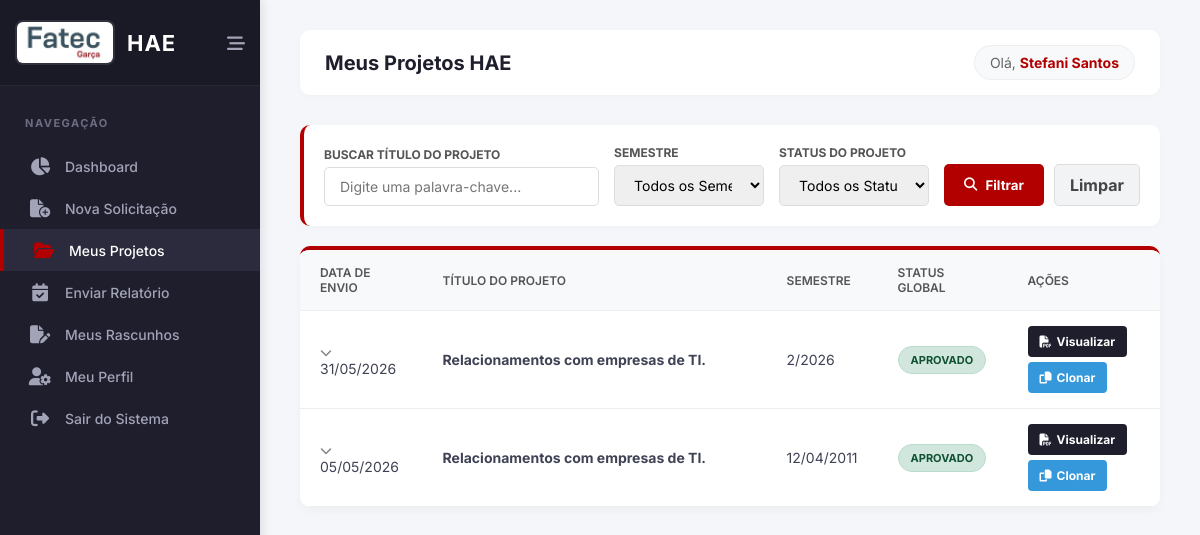
Page /meus_projetos.php (signed in) on the earlier database version.
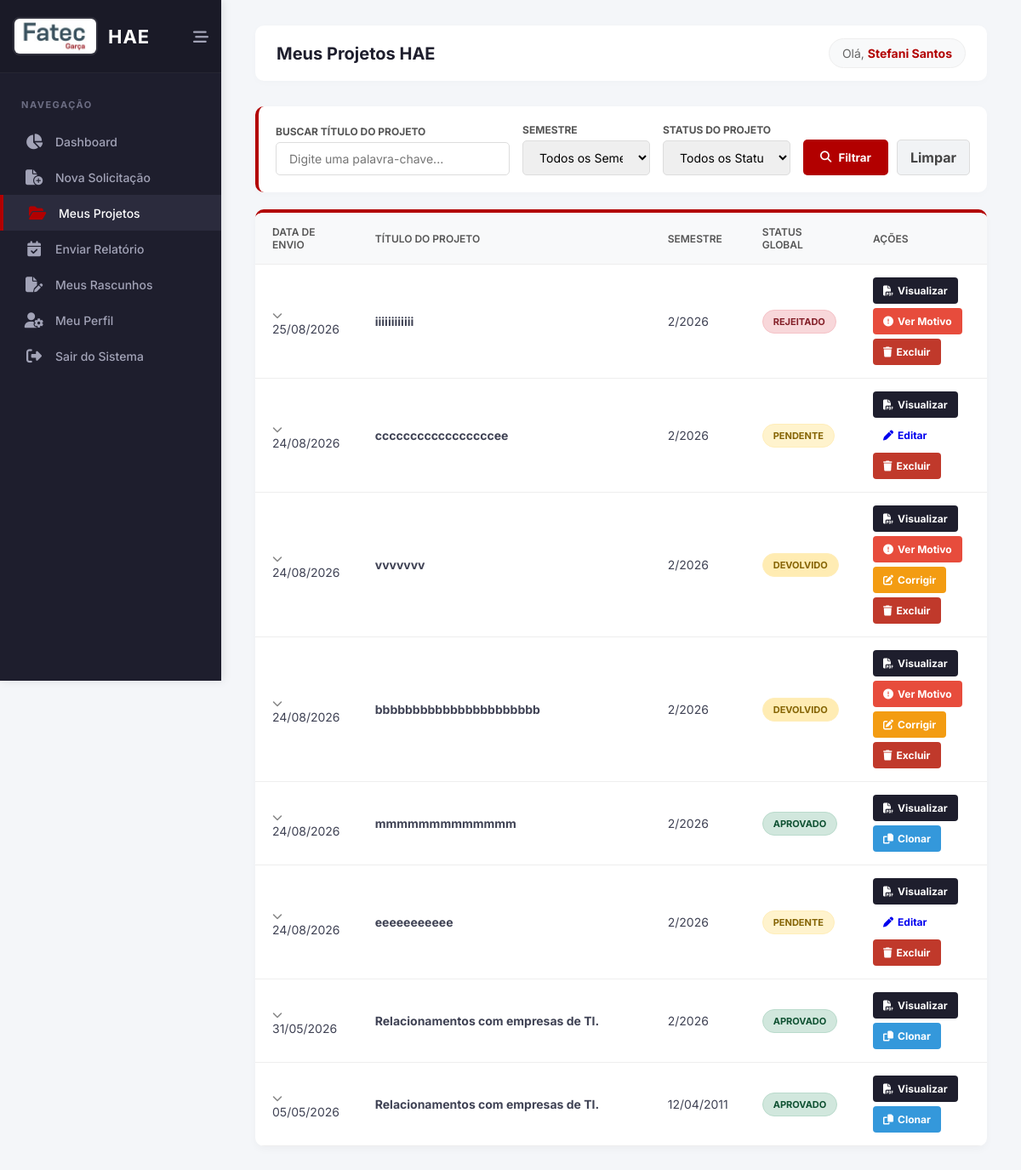
Same page on the later database version.
### tables this page shows
CREATE TABLE `solicitacoes_hae` (
  `id` int(11) NOT NULL,
  `professor_id` int(11) NOT NULL,
  `coordenador_alvo_id` int(11) DEFAULT NULL,
  `coordenador_indicado_id` int(11) DEFAULT NULL,
  `coordenador_id` int(11) DEFAULT NULL,
  `diretor_id` int(11) DEFAULT NULL,
  `parecer_coordenador` text DEFAULT NULL,
  `data_aprovacao_coordenador` date DEFAULT NULL,
  `data_parecer_coordenador` date DEFAULT NULL,
  `semestre` varchar(10) NOT NULL,
  `quantidade_horas` int(11) NOT NULL,
  `horas_aprovadas` int(11) DEFAULT NULL,
  `titulo_projeto` varchar(150) NOT NULL,
  `projeto_anterior` tinyint(1) DEFAULT 0,
  `nome_projeto_anterior` varchar(150) DEFAULT NULL,
  `objetivos_escola` text DEFAULT NULL,
  `horas_aula` int(11) NOT NULL,
  `horas_atividade` int(11) NOT NULL,
  `horas_especificas` int(11) NOT NULL,
  `total_semanal` int(11) NOT NULL,
  `total_mensal` int(11) NOT NULL,
  `categoria` varchar(255) NOT NULL,
  `justificativa` text NOT NULL,
  `objetivo` text NOT NULL,
  `metodologia` text NOT NULL,
  `envolvidos` text NOT NULL,
  `recursos_necessarios` set('Financeiro','Físico','Humano') NOT NULL,
  `detalhamento_recursos` text DEFAULT NULL,
  `cronograma` text NOT NULL,
  `resultados_esperados` text NOT NULL,
  `status_aprovacao` enum('Pendente','Aprovado','Rejeitado','Devolvido') DEFAULT 'Pendente',
  `status_coordenador` varchar(20) DEFAULT 'Pendente',
  `status_diretor` varchar(20) DEFAULT 'Pendente',
  `parecer_diretor` text DEFAULT NULL,
  `data_aprovacao_diretor` date DEFAULT NULL,
  `assinatura_coordenador` varchar(255) DEFAULT NULL,
  `assinatura_diretor` varchar(255) DEFAULT NULL,
  `data_criacao` timestamp NOT NULL DEFAULT current_timestamp()
);

### meus_projetos.php (the view, shortened to what this page needs)
<?php
require 'config/conexao.php';
$usuario_id = $_SESSION['usuario_id'];
$filtro_busca = isset($_GET['busca']) ? trim($_GET['busca']) : '';
$filtro_status = isset($_GET['status_filtro']) ? trim($_GET['status_filtro']) : 'Todos';
$where = ["professor_id = ?"];
$params = [$usuario_id];
$sql_proj = "SELECT * FROM solicitacoes_hae WHERE " . implode(" AND ", $where) . " ORDER BY data_criacao DESC";
$stmt_proj = $pdo->prepare($sql_proj);
$stmt_proj->execute($params);
$projetos_total = $stmt_proj->fetchAll(PDO::FETCH_ASSOC);
$limite_por_pagina = 10;
$pagina_atual_pag = isset($_GET['pagina']) ? (int) $_GET['pagina'] : 1;
$offset = ($pagina_atual_pag - 1) * $limite_por_pagina;
$projetos = array_slice($projetos_total, $offset, $limite_por_pagina);
?>
<!DOCTYPE html>
<html lang="pt-BR">
<head>
    <link rel="stylesheet" href="assets/css/painel.css">
    <link rel="stylesheet" href="https://cdnjs.cloudflare.com/ajax/libs/font-awesome/6.4.0/css/all.min.css">
</head>
<body>
    <aside class="sidebar" id="sidebar">
        <div class="sidebar-header">
            <a href="painel.php" class="brand">
                <img src="img/cps_fatecgarca_logo.jfif" alt="Logo Fatec">
                <h2 class="brand-text">HAE</h2>
            </a>
            <button class="collapse-btn" id="collapse-btn" title="Minimizar Menu"><i class="fa-solid fa-bars-staggered"></i></button>
        </div>
        <nav class="menu">
            <div class="menu-title">Navegação</div>
            <ul>
                <li><a href="painel.php"><i class="fa-solid fa-chart-pie"></i> <span class="menu-text">Dashboard</span></a></li>
                <li><a href="nova_solicitacao.php"><i class="fa-solid fa-file-circle-plus"></i> <span class="menu-text">Nova Solicitação</span></a></li>
                <li><a href="meus_projetos.php" class="active"><i class="fa-solid fa-folder-open"></i> <span class="menu-text">Meus Projetos</span></a></li>
                <li><a href="enviar_relatorio.php"><i class="fa-solid fa-calendar-check"></i> <span class="menu-text">Enviar Relatório</span></a></li>
                <li><a href="meus_rascunhos.php"><i class="fa-solid fa-file-pen"></i> <span class="menu-text">Meus Rascunhos</span></a></li>
                <li><a href="perfil.php"><i class="fa-solid fa-user-gear"></i> <span class="menu-text">Meu Perfil</span></a></li>
                <li><a href="logout.php" class="logout-link"><i class="fa-solid fa-right-from-bracket"></i> <span class="menu-text">Sair do Sistema</span></a></li>
            </ul>
        </nav>
    </aside>
    <main class="main-content">
        <header class="header">
            <div class="header-top">
                <h1>Meus Projetos HAE</h1>
            </div>
            <div class="user-info">Olá, <strong><?php echo htmlspecialchars($_SESSION['usuario_nome']); ?></strong></div>
        </header>
        <form method="GET" class="filter-bar">
            <div class="filter-group" style="flex: 2;">
                <label>Buscar Título do Projeto</label>
                <input type="text" name="busca" placeholder="Digite uma palavra-chave..." value="<?php echo htmlspecialchars($filtro_busca); ?>">
            </div>
            <div class="filter-group">
                <label>Semestre</label>
                <select name="semestre">
                    <option value="Todos">Todos os Semestres</option>
                </select>
            </div>
            <div class="filter-group">
                <label>Status do Projeto</label>
                <select name="status_filtro">
                    <option value="Todos" <?php echo $filtro_status == 'Todos' ? 'selected' : ''; ?>>Todos os Status</option>
                </select>
            </div>
            <div style="display: flex; gap: 10px;">
                <button type="submit" class="btn-filtrar"><i class="fa-solid fa-magnifying-glass"></i> Filtrar</button>
                <a href="meus_projetos.php" class="btn-limpar">Limpar</a>
            </div>
        </form>
        <div class="card-table">
            <div style="overflow-x: auto;">
                <table>
                    <thead>
                        <tr>
                            <th>Data de Envio</th>
                            <th style="width: 40%;">Título do Projeto</th>
                            <th>Semestre</th>
                            <th>Status Global</th>
                            <th>Ações</th>
                        </tr>
                    </thead>
                    <tbody>
                        <?php if (count($projetos) > 0): ?>
                                    <?php foreach ($projetos as $proj): ?>
                                                <?php
                                                $badge_class = 'badge-pendente';
                                                if ($proj['status_aprovacao'] == 'Aprovado') $badge_class = 'badge-aprovado';
                                                if ($proj['status_aprovacao'] == 'Rejeitado') $badge_class = 'badge-rejeitado';
                                                if ($proj['status_aprovacao'] == 'Devolvido') $badge_class = 'badge-devolvido';
                                                $motivo_recusa = "";
                                                if (in_array($proj['status_aprovacao'], ['Rejeitado', 'Devolvido'])) {
                                                    if ($proj['status_coordenador'] == 'Rejeitado' || $proj['status_coordenador'] == 'Devolvido')
                                                        $motivo_recusa = $proj['parecer_coordenador'];
                                                    else if ($proj['status_diretor'] == 'Rejeitado' || $proj['status_diretor'] == 'Devolvido')
                                                        $motivo_recusa = $proj['parecer_diretor'];
                                                }
                                                $titulo_exibicao = preg_replace('/\s*-\s*v\d+\.\d+\s*$/i', '', $proj['titulo_projeto']);
                                                ?>
                                                <tr class="linha-mestra" id="mestra_<?php echo $proj['id']; ?>" onclick="toggleGaveta(<?php echo $proj['id']; ?>)">
                                                    <td><i class="fa-solid fa-chevron-down icone-expandir"></i> <?php echo date('d/m/Y', strtotime($proj['data_criacao'])); ?></td>
                                                    <td><strong><?php echo htmlspecialchars($titulo_exibicao); ?></strong></td>
                                                    <td><?php echo htmlspecialchars($proj['semestre']); ?></td>
                                                    <td><span class="badge <?php echo $badge_class; ?>"><?php echo $proj['status_aprovacao']; ?></span></td>
                                                    <td onclick="event.stopPropagation();">
                                                        <div style="display: flex; gap: 5px; flex-wrap: wrap;">
                                                            <a href="documento_hae.php?id=<?php echo $proj['id']; ?>" target="_blank" class="btn-action btn-pdf"><i class="fa-solid fa-file-pdf"></i> Visualizar</a>
                                                            <?php if ($proj['status_aprovacao'] == 'Pendente'): ?>
                                                                <a href="nova_solicitacao.php?edit_id=<?php echo $proj['id']; ?>" class="btn-action btn-historico" title="Editar Projeto"><i class="fa-solid fa-pen"></i> Editar</a>
                                                            <?php endif; ?>
                                                            <?php if ($proj['status_aprovacao'] == 'Aprovado'): ?>
                                                                <a href="nova_solicitacao.php?clone_id=<?php echo $proj['id']; ?>" class="btn-action btn-clone" title="Copiar este projeto para um novo semestre"><i class="fa-solid fa-copy"></i> Clonar</a>
                                                            <?php endif; ?>
                                                            <?php if (in_array($proj['status_aprovacao'], ['Rejeitado', 'Devolvido'])): ?>
                                                                <button type="button" class="btn-action btn-motivo" data-motivo="<?php echo htmlspecialchars($motivo_recusa, ENT_QUOTES, 'UTF-8'); ?>" onclick="abrirModalMotivo(this, event)">
                                                                    <i class="fa-solid fa-circle-exclamation"></i> Ver Motivo
                                                                </button>
                                                            <?php endif; ?>
                                                            <?php if ($proj['status_aprovacao'] == 'Devolvido'): ?>
                                                                <a href="nova_solicitacao.php?edit_id=<?php echo $proj['id']; ?>" class="btn-action btn-editar"><i class="fa-solid fa-pen-to-square"></i> Corrigir</a>
                                                            <?php endif; ?>
                                                            <?php if ($proj['status_aprovacao'] != 'Aprovado'): ?>
                                                                <form method="POST" style="display:inline; margin:0; padding:0;" onsubmit="return confirm('ATENÇÃO: Tem certeza que deseja excluir definitivamente este projeto? Esta ação não pode ser desfeita.');">
                                                                    <button type="submit" class="btn-action btn-excluir" title="Apagar Projeto"><i class="fa-solid fa-trash"></i> Excluir</button>
                                                                </form>
                                                            <?php endif; ?>
                                                        </div>
                                                    </td>
                                                </tr>
                                    <?php endforeach; ?>
                        <?php else: ?>
                                    <tr><td colspan="5" style="text-align:center; padding: 40px; color: #888;">Nenhum projeto encontrado com estes filtros.</td></tr>
                        <?php endif; ?>
                    </tbody>
                </table>
            </div>
        </div>
    </main>
</body>
</html>

### assets/CSS/painel.css (style rules this page uses)
:root { --fatec-red: #b20000; --fatec-red-hover: #8a0000; --sidebar-bg: #1e1e2d; --sidebar-bg-hover: #2b2b3d; --sidebar-color: #a2a3b7; --sidebar-active: #ffffff; --body-bg: #f4f6f9; --text-color: #3f4254; --sidebar-width: 260px; --sidebar-collapsed-width: 80px; }
* { margin: 0; padding: 0; box-sizing: border-box; font-family: 'Inter', sans-serif; }
body { background-color: var(--body-bg); color: var(--text-color); display: flex; min-height: 100vh; overflow-x: hidden; }
.sidebar { width: var(--sidebar-width); background-color: var(--sidebar-bg); color: var(--sidebar-color); height: 100vh; position: fixed; left: 0; top: 0; transition: all 0.3s cubic-bezier(0.25, 0.8, 0.25, 1); z-index: 1000; display: flex; flex-direction: column; box-shadow: 2px 0 10px rgba(0,0,0,0.1); }
.sidebar-header { padding: 20px 15px; background-color: #1a1a27; display: flex; flex-direction: row; align-items: center; justify-content: space-between; border-bottom: 1px solid rgba(255,255,255,0.05); min-height: 80px; }
.brand { display: flex; flex-direction: row; align-items: center; text-decoration: none; color: #fff; gap: 12px; }
.brand img { width: 100px; height: 45px; object-fit: cover; border-radius: 8px; border: 2px solid rgba(255, 255, 255, 0.1); transition: 0.3s; }
.brand-text { font-size: 22px; font-weight: 700; letter-spacing: 1px; color: var(--sidebar-active); transition: 0.3s; white-space: nowrap; }
.collapse-btn { position: static; background: transparent; border: none; color: var(--sidebar-color); font-size: 18px; cursor: pointer; transition: 0.3s; display: flex; align-items: center; }
.menu { flex: 1; overflow-y: auto; padding: 20px 0; }
.menu-title { padding: 10px 25px; font-size: 11px; text-transform: uppercase; letter-spacing: 1.5px; color: #6c6d83; font-weight: 700; margin-bottom: 5px; white-space: nowrap; }
.menu ul { list-style: none; }
.menu ul li a { display: flex; align-items: center; padding: 12px 25px; color: var(--sidebar-color); text-decoration: none; font-size: 14px; font-weight: 500; transition: 0.3s; white-space: nowrap; }
.menu ul li a i { font-size: 18px; width: 30px; text-align: center; margin-right: 10px; transition: 0.3s; }
.menu ul li a:hover, .menu ul li a.active { background-color: var(--sidebar-bg-hover); color: var(--sidebar-active); border-left: 4px solid var(--fatec-red); }
.menu ul li a:hover i, .menu ul li a.active i { color: var(--fatec-red); }
.main-content { flex: 1; margin-left: var(--sidebar-width); padding: 30px 40px; transition: all 0.3s cubic-bezier(0.25, 0.8, 0.25, 1); width: calc(100% - var(--sidebar-width)); }
.header { display: flex; justify-content: space-between; align-items: center; margin-bottom: 30px; background: #fff; padding: 15px 25px; border-radius: 10px; box-shadow: 0 2px 10px rgba(0,0,0,0.02); }
.header-top { display: flex; align-items: center; gap: 15px; }
.header-top h1 { font-size: 20px; color: #1e1e2d; font-weight: 700; margin: 0; }
.user-info { font-size: 14px; color: #666; background: #f8f9fa; padding: 8px 15px; border-radius: 20px; border: 1px solid #eee; }
.user-info strong { color: var(--fatec-red); }

Differences in the rows shown:
added solicitacoes_hae: data_criacao "25/08/2026", titulo_projeto "iiiiiiiiiiii", semestre "2/2026", status_aprovacao "REJEITADO"
added solicitacoes_hae: data_criacao "24/08/2026", titulo_projeto "cccccccccccccccccee", semestre "2/2026", status_aprovacao "PENDENTE"
added solicitacoes_hae: data_criacao "24/08/2026", titulo_projeto "vvvvvvv", semestre "2/2026", status_aprovacao "DEVOLVIDO"
added solicitacoes_hae: data_criacao "24/08/2026", titulo_projeto "bbbbbbbbbbbbbbbbbbbbbb", semestre "2/2026", status_aprovacao "DEVOLVIDO"
added solicitacoes_hae: data_criacao "24/08/2026", titulo_projeto "mmmmmmmmmmmmm", semestre "2/2026", status_aprovacao "APROVADO"
added solicitacoes_hae: data_criacao "24/08/2026", titulo_projeto "eeeeeeeeeee", semestre "2/2026", status_aprovacao "PENDENTE"
